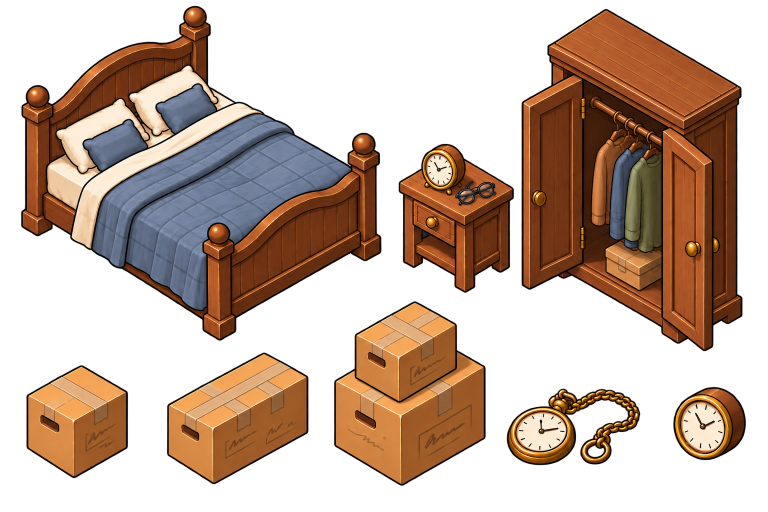
#> input picture assets/art/generated/ChatGPT Image 2026. szept. 12. 09_42_29.png, 1536 x 1024 px (shown at 1/2 size)
$ python crop_corners.py '../assets/art/generated/ChatGPT Image 2026. szept. 12. 09_42_29.png' out
#> lines starting #> are read from the running program, lines starting #| are printed output that depends on the picture
import sys, os
from PIL import Image, ImageDraw

img = Image.open(sys.argv[1]).convert("RGB")
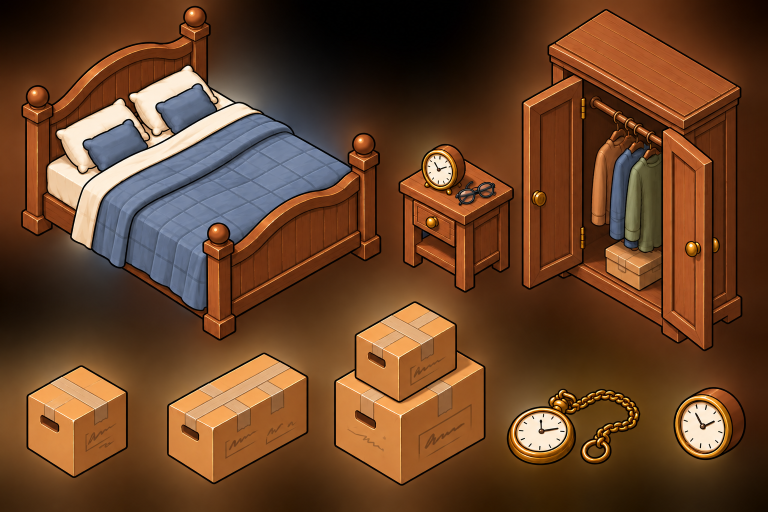
#> img: PIL image 1536x1024 RGB (shown at 1/2 size); mean R, G, B 104.5, 66.9, 40.3
W, H = img.size
#> W = 1536; H = 1024

crops = {
    "top":    (550, 250, 950, 450),
    "left":   (0, 550, 300, 780),
    "right":  (1150, 500, W, 780),
    "bottom": (550, 900, 950, H),
}

outdir = sys.argv[2]
os.makedirs(outdir, exist_ok=True)

STEP = 20
for name, box in crops.items():
    c = img.crop(box).convert("RGB")
    cw, ch = c.size
    big = c.resize((cw * 2, ch * 2), Image.NEAREST)
    d = ImageDraw.Draw(big)
    for x in range(0, cw, STEP):
        d.line([(x*2, 0), (x*2, ch*2)], fill=(0, 255, 255), width=1)
        d.text((x*2+2, 2), str(box[0]+x), fill=(0, 255, 255))
    for y in range(0, ch, STEP):
        d.line([(0, y*2), (cw*2, y*2)], fill=(0, 255, 255), width=1)
        d.text((2, y*2+2), str(box[1]+y), fill=(255, 0, 255))
    big.save(os.path.join(outdir, f"grid_{name}.png"))
    print(name, box, "->", big.size)
#> this loop made 4 passes
#> pass 1, `c = img.crop(box).convert("RGB")`:
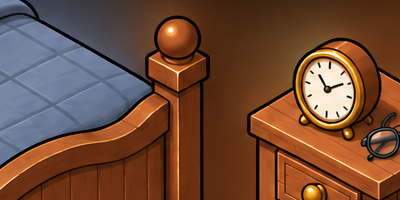
#> c: PIL image 400x200 RGB; mean R, G, B 113, 75, 54.3
#> pass 1, `big = c.resize((cw * 2, ch * 2), Image.NEAREST)`:
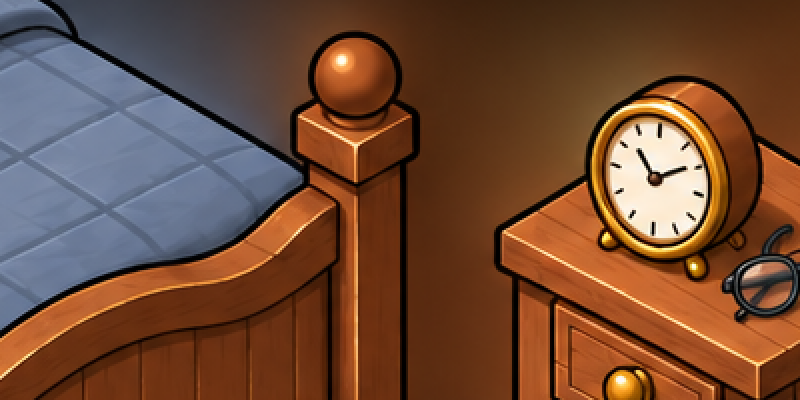
#> big: PIL image 800x400 RGB; mean R, G, B 113, 75, 54.3
#> pass 1, `big.save(os.path.join(outdir, f"grid_{name}.png"))`:
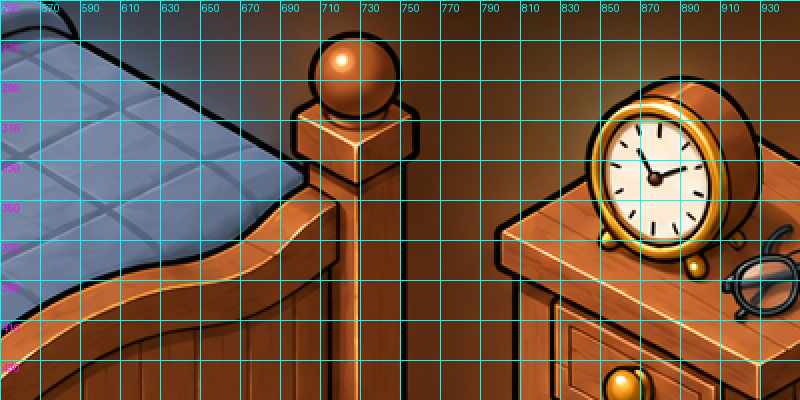
#> saved as grid_top.png: PIL image 800x400 RGB; mean R, G, B 107.5, 84.3, 64.9
#> pass 2, `c = img.crop(box).convert("RGB")`:
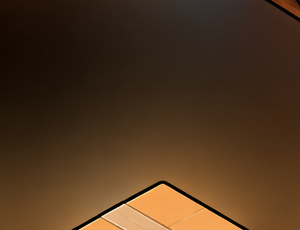
#> c: PIL image 300x230 RGB; mean R, G, B 77.3, 52.6, 30.4
#> after the loop:
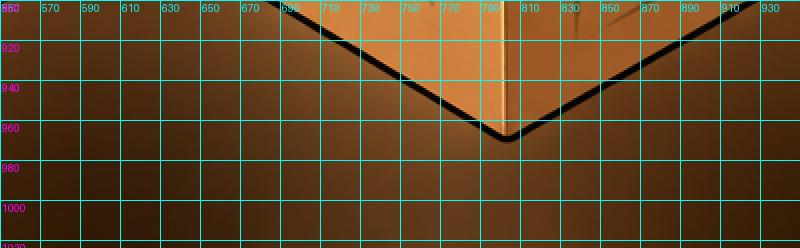
#> big: PIL image 800x248 RGB; mean R, G, B 92.9, 68.6, 37.4

$ run again, on assets/art/generated/ChatGPT Image 2026. szept. 14. 20_57_09.png
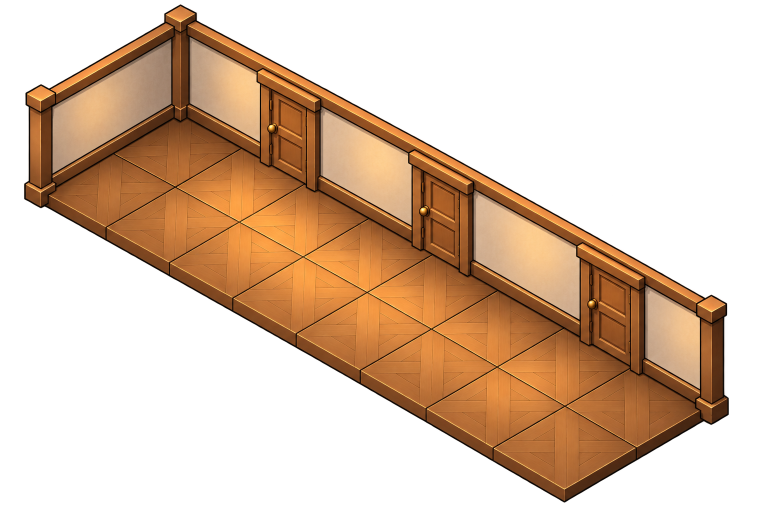
#> input picture assets/art/generated/ChatGPT Image 2026. szept. 14. 20_57_09.png, 1536 x 1024 px (shown at 1/2 size)
#> the loop `for name, box in crops.items():` made 4 passes
#> pass 1, `big.save(os.path.join(outdir, f"grid_{name}.png"))`:
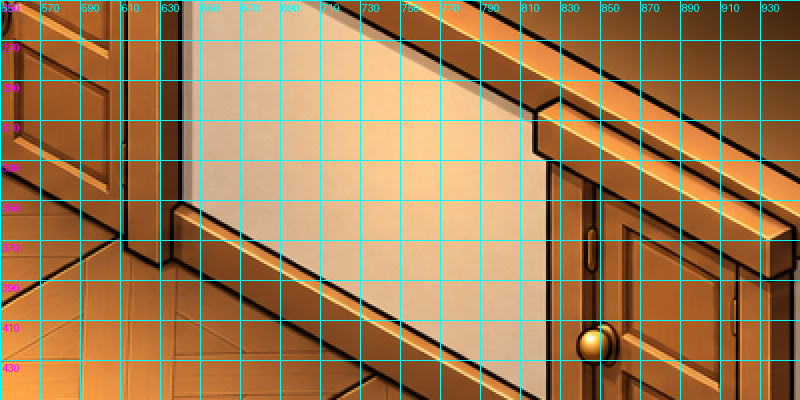
#> saved as grid_top.png: PIL image 800x400 RGB; mean R, G, B 163.7, 123.9, 80
#> after the loop `for name, box in crops.items():`:
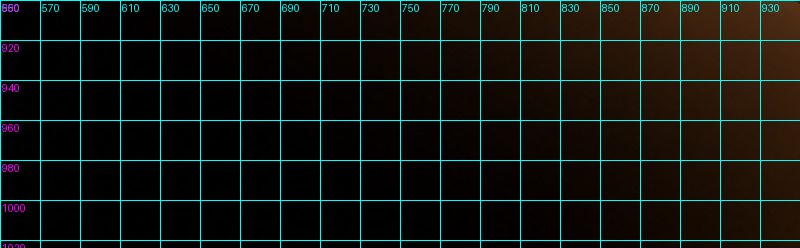
#> big: PIL image 800x248 RGB; mean R, G, B 14.2, 21.3, 16.9
